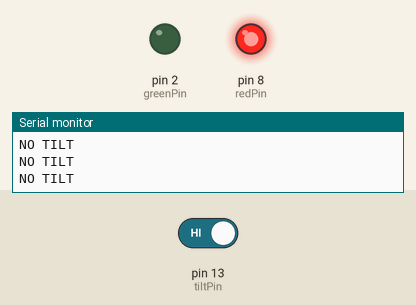
Simulated run of this sketch. Board: Arduino Uno, built with avr-gcc and run on an emulated ATmega328P. Parts: output pins drawn as LEDs (lit = HIGH), the last lines printed to the serial monitor. Inputs (shaded band) come from the test bench; at power-on: pin 13 (tiltPin) HIGH.

Above: at 1.2 s.
1.3 s: pin 13 (tiltPin) driven LOW
At 2.2 s:
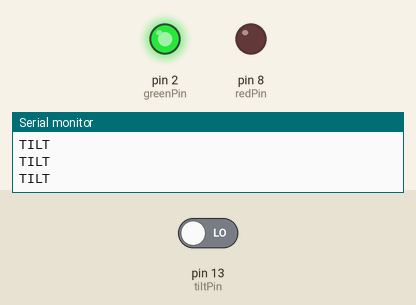
2.8 s: pin 13 (tiltPin) driven HIGH
At 3.4 s:
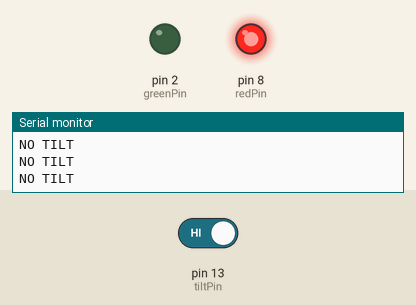
Timing chart, 0 to 5.8 s (numbered marks = the images above; inputs shaded):
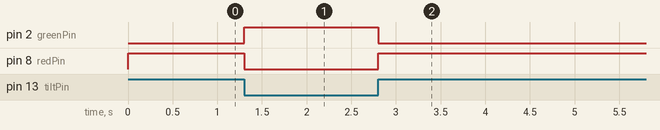

Measured:
- after the input at 1.3 s, pin 2 (greenPin): LOW → HIGH at once; pin 8 (redPin): HIGH → LOW at once
- after the input at 2.8 s, pin 2 (greenPin): HIGH → LOW at once; pin 8 (redPin): LOW → HIGH at once

The sketch:

project_1_code.ino
```cpp
const int tiltPin = 13;
const int greenPin = 2;
const int redPin = 8;
void setup() {
    pinMode(tiltPin, INPUT_PULLUP);
    pinMode(greenPin, OUTPUT);
    pinMode(redPin, OUTPUT);
    Serial.begin(9600);

}

void loop() {
    int tiltState = digitalRead(tiltPin);
    if (tiltState == LOW) {
        Serial.println("TILT");
        digitalWrite(greenPin,HIGH);
        digitalWrite(redPin,LOW);

    } else {
        Serial.println("NO TILT");
        digitalWrite(greenPin,LOW);
        digitalWrite(redPin,HIGH);

    }

    delay(100);
}
```
